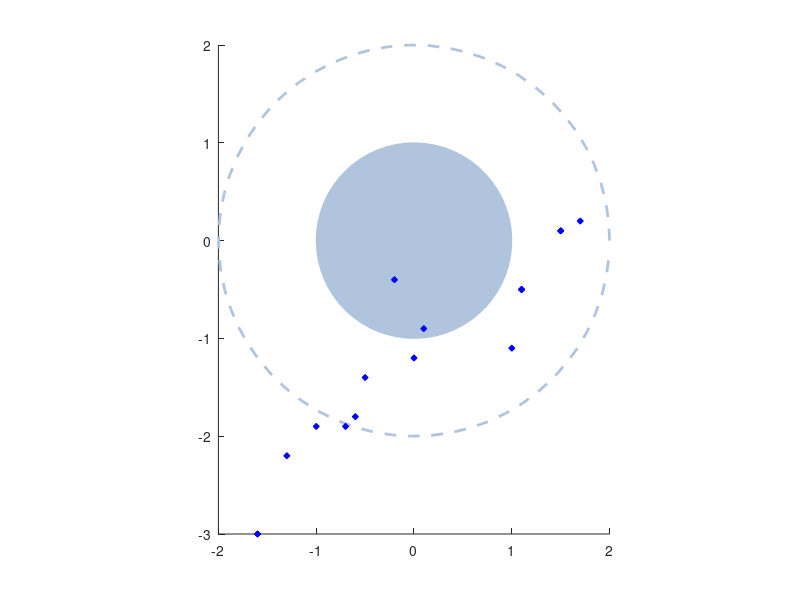

The MATLAB script that drew this image: (Note: this script raises an error after producing the figure.)
fid = fopen('ellipsedata.txt');
data = textscan(fid, '%f %f %f %f %s');
X=data{1,1};
XE=data{1,2};
Y=data{1,3};
YE=data{1,4};
sizeSymbol = 20;
close all;
clear title xlabel ylabel;
%hFigure = figure('Units', 'pixels', 'Position', [100 100 500 375]);
hFigure = figure('Units', 'pixels', 'Position', [100 100 740 440]);
daspect([1,1,1]);
hold on;

%Draw Ellipse
angle = 43.2/180*pi;
%a = 0.912317;
a = 1;
%b = 0.942536;
b = 1;
cx = 0;
cy = 0;
%color = [0.48,0.48,0.48];
color = [176/255,196/255,222/255];

r=0:0.1:2*pi+0.1;
p=[(a*cos(r))' (b*sin(r))'];

alpha=[cos(angle) -sin(angle)
       sin(angle) cos(angle)];
   
p1=p*alpha;
 
h0 = patch(cx+p1(:,1),cy+p1(:,2),color,'EdgeColor',color);

% Circle
t = 0 : .1 : 2*pi;
x = 2 * cos(t) + 0;
y = 2 * sin(t) + 0;
ch=plot(x, y,'--');
set(ch,'Color',color);
set(ch,'LineWidth',2);

%hh = hatchfill(h0,'cross',45,40,color);
%set(hh,'color','w','linewidth',1.5)


% Twin_Kwashiorkor
color=[0 0 255/255]; % 9
initIdx=1;
endIdx=16;
%h1 = scatter(X(initIdx:endIdx),Y(initIdx:endIdx),size,color,'filled','MarkerEdgeColor',[0 0 255/255], 'MarkerFaceColor',color);
h1 = scatter(X(initIdx:endIdx),Y(initIdx:endIdx),sizeSymbol,'d','filled','MarkerEdgeColor',[0 0 255/255], 'MarkerFaceColor',color);
h1b = errorbarxy(X(initIdx:endIdx),Y(initIdx:endIdx),XE(initIdx:endIdx),YE(initIdx:endIdx),{'.',color,color});

% Twin_healthy
color=[0/255 255/255 255/255]; % 8
initIdx=17;
endIdx=31;
%h2 = scatter(X(initIdx:endIdx),Y(initIdx:endIdx),size,color,'filled','MarkerEdgeColor',[0 0 0], 'MarkerFaceColor',color);
%h2 = scatter(X(initIdx:endIdx),Y(initIdx:endIdx),'d','filled','MarkerEdgeColor',[0/255 255/255 255/255], 'MarkerFaceColor',color);
%h2b = errorbarxy(X(initIdx:endIdx),Y(initIdx:endIdx),XE(initIdx:endIdx),YE(initIdx:endIdx),{'.',color,color});

% Plant_Diet
color=[0 153/255 76/255]; % 7
initIdx=32;
endIdx= 41;
%h3 = scatter(X(initIdx:endIdx),Y(initIdx:endIdx),size,color,'filled','MarkerEdgeColor',[0 0 0], 'MarkerFaceColor',color)
h3 = scatter(X(initIdx:endIdx),Y(initIdx:endIdx),sizeSymbol,'s','filled','MarkerEdgeColor',[0 153/255 76/255], 'MarkerFaceColor',color);
h3b = errorbarxy(X(initIdx:endIdx),Y(initIdx:endIdx),XE(initIdx:endIdx),YE(initIdx:endIdx),{'.',color,color});

% Animal_Diet
color=[0/255 255/255 0/255]; % 6
initIdx=42;
endIdx=49;
%h4 = scatter(X(initIdx:endIdx),Y(initIdx:endIdx),size,color,'filled','MarkerEdgeColor',[0 0 0], 'MarkerFaceColor',color);
h4 = scatter(X(initIdx:endIdx),Y(initIdx:endIdx),sizeSymbol,'s','filled','MarkerEdgeColor',[0/255 255/255 0/255], 'MarkerFaceColor',color);
h4b = errorbarxy(X(initIdx:endIdx),Y(initIdx:endIdx),XE(initIdx:endIdx),YE(initIdx:endIdx),{'.',color,color});

% OB_II
color=[255/255 255/255 0/255]; % 3; % 5
initIdx= 50;
endIdx= 51;
%h5 = scatter(X(initIdx:endIdx),Y(initIdx:endIdx),size,color,'filled','MarkerEdgeColor',[0 0 0], 'MarkerFaceColor',color);
%h5 = scatter(X(initIdx:endIdx),Y(initIdx:endIdx),'>','filled','MarkerEdgeColor',[255/255 255/255 0/255], 'MarkerFaceColor',color);
%h5b = errorbarxy(X(initIdx:endIdx),Y(initIdx:endIdx),XE(initIdx:endIdx),YE(initIdx:endIdx),{'.',color,color});

% OB_III
color=[255/255 204/255 204/255]; %4
initIdx= 52;
endIdx= 55;
%h6 = scatter(X(initIdx:endIdx),Y(initIdx:endIdx),size,color,'filled','MarkerEdgeColor',[0 0 0], 'MarkerFaceColor',color);
h6 = scatter(X(initIdx:endIdx),Y(initIdx:endIdx),sizeSymbol,'>','filled','MarkerEdgeColor',[255/255 204/255 204/255], 'MarkerFaceColor',color);
h6b = errorbarxy(X(initIdx:endIdx),Y(initIdx:endIdx),XE(initIdx:endIdx),YE(initIdx:endIdx),{'.',color,color});

% OB_III_DIET
color=[204/255 0/255 204/255]; % 3
initIdx=56;
endIdx=58;
%h7 = scatter(X(initIdx:endIdx),Y(initIdx:endIdx),size,color,'filled','MarkerEdgeColor',[0 0 0], 'MarkerFaceColor',color);
h7 = scatter(X(initIdx:endIdx),Y(initIdx:endIdx),sizeSymbol,'>','filled','MarkerEdgeColor',[204/255 0/255 204/255], 'MarkerFaceColor',color);
h7b = errorbarxy(X(initIdx:endIdx),Y(initIdx:endIdx),XE(initIdx:endIdx),YE(initIdx:endIdx),{'.',color,color});

% Antibiotics
color=[255/255 51/255 51/255]; % 2
initIdx=59;
endIdx=64;
h8 = scatter(X(initIdx:endIdx),Y(initIdx:endIdx),sizeSymbol,color,'filled','MarkerEdgeColor',[255/255 51/255 51/255], 'MarkerFaceColor',color);
h8b = errorbarxy(X(initIdx:endIdx),Y(initIdx:endIdx),XE(initIdx:endIdx),YE(initIdx:endIdx),{'.',color,color});

% IBS
color=[0/255 0/255 0/255]; % 1
initIdx= 65;
endIdx= 66;
h9 = scatter(X(initIdx:endIdx),Y(initIdx:endIdx),sizeSymbol,'p','filled','MarkerEdgeColor',[0/255 0/255 0/255], 'MarkerFaceColor',color);
h9b = errorbarxy(X(initIdx:endIdx),Y(initIdx:endIdx),XE(initIdx:endIdx),YE(initIdx:endIdx),{'w.',color,color});

% HLS_TRIP
color=[255/255 0/255 255/255]; % 
initIdx= 67;
endIdx= 67;
h10 = scatter(X(initIdx:endIdx),Y(initIdx:endIdx),sizeSymbol,'^','filled','MarkerEdgeColor',color, 'MarkerFaceColor',color);
h10b = errorbarxy(X(initIdx:endIdx),Y(initIdx:endIdx),XE(initIdx:endIdx),YE(initIdx:endIdx),{'w.',color,color});

% HLS_SICK
color=[127/255 0/255 255/255]; % 
initIdx= 68;
endIdx= 68;
h11 = scatter(X(initIdx:endIdx),Y(initIdx:endIdx),sizeSymbol,'^','filled','MarkerEdgeColor',color, 'MarkerFaceColor',color);
h11b = errorbarxy(X(initIdx:endIdx),Y(initIdx:endIdx),XE(initIdx:endIdx),YE(initIdx:endIdx),{'w.',color,color});

%hTitle  = title ('Diagram of regions for health and sick members.');
hXLabel = xlabel('Variability (stdev units)');
hYLabel = ylabel('Scaling Index (stdev units)');
lbl = {'Zone of Health','Kwashiorkor','Plant Diet','Animal Diet','Ob III','Ob III Diet','Antibiotics','IBS','Lifestyle Trip','Lifestyle Sick'};
hLegend = legend([h0 h1 h3 h4 h6 h7 h8 h9 h10 h11],lbl,'Location','southeast');

set([hXLabel, hYLabel],'FontName','AvantGarde','FontSize',14);
set(gca, 'Box','on','TickDir','out','TickLength',[.01 .01],'XMinorTick','off','YMinorTick','off','XColor',[.0 .0 .0],'YColor',[.0 .0 .0],'LineWidth',0.4,'FontName','AvantGarde','FontSize',10);
set(gca, 'XTickLabel',{'-2','0','2','4','6','8','13','15','17','19','21','23'});
%axis([-2.5 9.5 -4 3.5]);
axis([-2.5 19 -4 6]);

%--------------------
start=8.5;
width=0.5;
stop=9;
ytick=get(gca,'YTick');
t1=text(start+width/2,ytick(1),'//','fontsize',15);
t2=text(start+width/2,ytick(max(length(ytick))),'//','fontsize',15);
%-------------
        
set(gcf, 'PaperUnits', 'centimeters','PaperPositionMode', 'auto','PaperSize',[20, 40]);

%print(hFigure, '-dpng', '-zbuffer','-r600', 'finalPlot1.png');
%print(hFigure, 'finalPlot1.pdf','-dpdf', '-r600');
print(hFigure, 'Fig2.eps','-depsc2', '-r600');

% set(hFigure, 'PaperUnits','centimeters')
% %set(hFigure, 'PaperSize',[10 10])
% print(hFigure, '-dpng', '-zbuffer','-r600', 'figure.png')

fclose(fid);